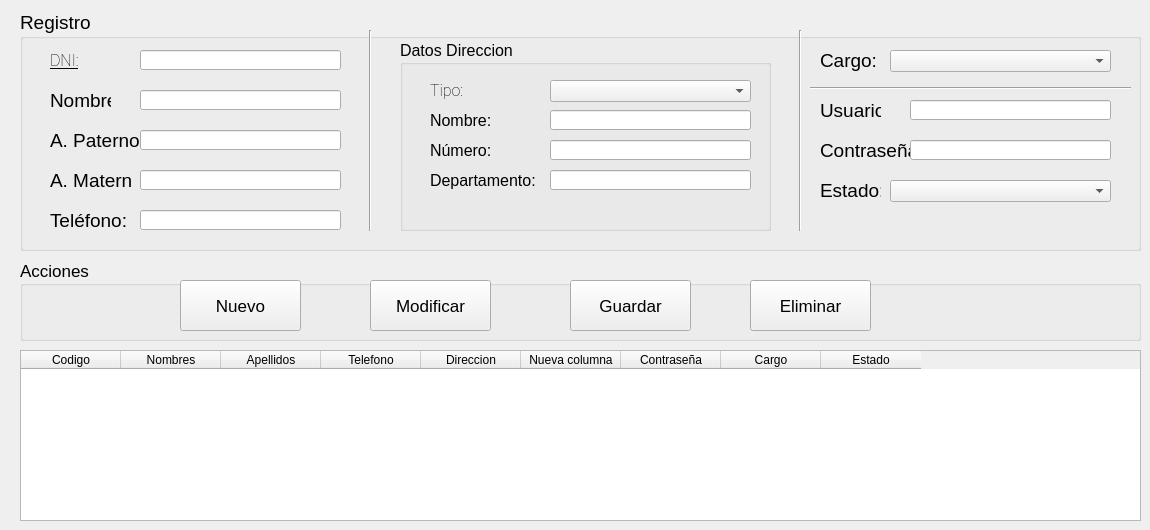
      <widget class="QWidget" name="AMT_controlUsuarios">
       <attribute name="title">
        <string>Control de Usuarios</string>
       </attribute>
       <widget class="QGroupBox" name="gb_Registro">
        <property name="geometry">
         <rect>
          <x>20</x>
          <y>10</y>
          <width>1121</width>
          <height>241</height>
         </rect>
        </property>
        <property name="font">
         <font>
          <pointsize>14</pointsize>
         </font>
        </property>
        <property name="styleSheet">
         <string notr="true"/>
        </property>
        <property name="title">
         <string>Registro</string>
        </property>
        <widget class="QLineEdit" name="gbR_entry_telefono">
         <property name="geometry">
          <rect>
           <x>120</x>
           <y>200</y>
           <width>201</width>
           <height>20</height>
          </rect>
         </property>
         <property name="text">
          <string/>
         </property>
        </widget>
        <widget class="QLineEdit" name="gbR_entry_dni">
         <property name="geometry">
          <rect>
           <x>120</x>
           <y>40</y>
           <width>201</width>
           <height>20</height>
          </rect>
         </property>
        </widget>
        <widget class="QLabel" name="gbR_lbl_Apaterno">
         <property name="geometry">
          <rect>
           <x>30</x>
           <y>120</y>
           <width>91</width>
           <height>21</height>
          </rect>
         </property>
         <property name="styleSheet">
          <string notr="true">font: 57 12pt &quot;Roboto&quot;;</string>
         </property>
         <property name="text">
          <string>A. Paterno:</string>
         </property>
        </widget>
        <widget class="QLineEdit" name="gbR_entry_Apaterno">
         <property name="geometry">
          <rect>
           <x>120</x>
           <y>120</y>
           <width>201</width>
           <height>20</height>
          </rect>
         </property>
         <property name="text">
          <string/>
         </property>
        </widget>
        <widget class="QLabel" name="gbR_lbl_dni">
         <property name="geometry">
          <rect>
           <x>30</x>
           <y>40</y>
           <width>61</width>
           <height>21</height>
          </rect>
         </property>
         <property name="font">
          <font>
           <family>Roboto</family>
           <pointsize>12</pointsize>
           <weight>7</weight>
           <italic>false</italic>
           <bold>false</bold>
           <underline>true</underline>
          </font>
         </property>
         <property name="styleSheet">
          <string notr="true">font: 57 12pt &quot;Roboto&quot;;</string>
         </property>
         <property name="text">
          <string>DNI:</string>
         </property>
        </widget>
        <widget class="QLabel" name="gbR_lbl_telefono">
         <property name="geometry">
          <rect>
           <x>30</x>
           <y>200</y>
           <width>81</width>
           <height>21</height>
          </rect>
         </property>
         <property name="styleSheet">
          <string notr="true">font: 57 12pt &quot;Roboto&quot;;</string>
         </property>
         <property name="text">
          <string>Teléfono:</string>
         </property>
        </widget>
        <widget class="QLabel" name="gbR_lbl_Amaterno">
         <property name="geometry">
          <rect>
           <x>30</x>
           <y>160</y>
           <width>81</width>
           <height>21</height>
          </rect>
         </property>
         <property name="styleSheet">
          <string notr="true">font: 57 12pt &quot;Roboto&quot;;</string>
         </property>
         <property name="text">
          <string>A. Materno:</string>
         </property>
        </widget>
        <widget class="QLabel" name="gbR_lbl_nombre_2">
         <property name="geometry">
          <rect>
           <x>30</x>
           <y>80</y>
           <width>61</width>
           <height>21</height>
          </rect>
         </property>
         <property name="styleSheet">
          <string notr="true">font: 57 12pt &quot;Roboto&quot;;</string>
         </property>
         <property name="text">
          <string>Nombre:</string>
         </property>
        </widget>
        <widget class="QGroupBox" name="gbR_direccion">
         <property name="geometry">
          <rect>
           <x>380</x>
           <y>30</y>
           <width>371</width>
           <height>191</height>
          </rect>
         </property>
         <property name="font">
          <font>
           <pointsize>12</pointsize>
          </font>
         </property>
         <property name="title">
          <string>Datos Direccion</string>
         </property>
         <widget class="QLabel" name="gbR_lbl_numero">
          <property name="geometry">
           <rect>
            <x>30</x>
            <y>100</y>
            <width>91</width>
            <height>21</height>
           </rect>
          </property>
          <property name="styleSheet">
           <string notr="true">font: 57 12pt &quot;Roboto&quot;;</string>
          </property>
          <property name="text">
           <string>Número:</string>
          </property>
         </widget>
         <widget class="QLineEdit" name="gbR_entry_nombre">
          <property name="geometry">
           <rect>
            <x>150</x>
            <y>70</y>
            <width>201</width>
            <height>20</height>
           </rect>
          </property>
          <property name="text">
           <string/>
          </property>
         </widget>
         <widget class="QLineEdit" name="gbR_entry_numero">
          <property name="geometry">
           <rect>
            <x>150</x>
            <y>100</y>
            <width>201</width>
            <height>20</height>
           </rect>
          </property>
          <property name="text">
           <string/>
          </property>
         </widget>
         <widget class="QLabel" name="gbR_lbl_nombre">
          <property name="geometry">
           <rect>
            <x>30</x>
            <y>70</y>
            <width>61</width>
            <height>21</height>
           </rect>
          </property>
          <property name="styleSheet">
           <string notr="true">font: 57 12pt &quot;Roboto&quot;;</string>
          </property>
          <property name="text">
           <string>Nombre:</string>
          </property>
         </widget>
         <widget class="QLabel" name="gbR_lbl_departamento">
          <property name="geometry">
           <rect>
            <x>30</x>
            <y>130</y>
            <width>111</width>
            <height>21</height>
           </rect>
          </property>
          <property name="styleSheet">
           <string notr="true">font: 57 12pt &quot;Roboto&quot;;</string>
          </property>
          <property name="text">
           <string>Departamento:</string>
          </property>
         </widget>
         <widget class="QLabel" name="gbR_lbl_tipo">
          <property name="geometry">
           <rect>
            <x>30</x>
            <y>40</y>
            <width>61</width>
            <height>21</height>
           </rect>
          </property>
          <property name="font">
           <font>
            <family>Roboto</family>
            <pointsize>12</pointsize>
            <weight>7</weight>
            <italic>false</italic>
            <bold>false</bold>
            <underline>false</underline>
           </font>
          </property>
          <property name="styleSheet">
           <string notr="true">font: 57 12pt &quot;Roboto&quot;;</string>
          </property>
          <property name="text">
           <string>Tipo:</string>
          </property>
         </widget>
         <widget class="QLineEdit" name="gbR_entry_department">
          <property name="geometry">
           <rect>
            <x>150</x>
            <y>130</y>
            <width>201</width>
            <height>20</height>
           </rect>
          </property>
          <property name="text">
           <string/>
          </property>
         </widget>
         <widget class="QComboBox" name="gbR_cb_tipo">
          <property name="geometry">
           <rect>
            <x>150</x>
            <y>40</y>
            <width>201</width>
            <height>22</height>
           </rect>
          </property>
         </widget>
        </widget>
        <widget class="QLineEdit" name="gbR_entry_Amaterno">
         <property name="geometry">
          <rect>
           <x>120</x>
           <y>160</y>
           <width>201</width>
           <height>20</height>
          </rect>
         </property>
         <property name="text">
          <string/>
         </property>
        </widget>
        <widget class="QLineEdit" name="gbR_entry_nombre_2">
         <property name="geometry">
          <rect>
           <x>120</x>
           <y>80</y>
           <width>201</width>
           <height>20</height>
          </rect>
         </property>
         <property name="text">
          <string/>
         </property>
        </widget>
        <widget class="Line" name="gbR_separador_1">
         <property name="geometry">
          <rect>
           <x>340</x>
           <y>20</y>
           <width>20</width>
           <height>201</height>
          </rect>
         </property>
         <property name="orientation">
          <enum>Qt::Vertical</enum>
         </property>
        </widget>
        <widget class="Line" name="gbR_separador_2">
         <property name="geometry">
          <rect>
           <x>770</x>
           <y>20</y>
           <width>20</width>
           <height>201</height>
          </rect>
         </property>
         <property name="orientation">
          <enum>Qt::Vertical</enum>
         </property>
        </widget>
        <widget class="QLabel" name="gbR_lbl_cargo">
         <property name="geometry">
          <rect>
           <x>800</x>
           <y>40</y>
           <width>61</width>
           <height>21</height>
          </rect>
         </property>
         <property name="styleSheet">
          <string notr="true">font: 57 12pt &quot;Roboto&quot;;</string>
         </property>
         <property name="text">
          <string>Cargo:</string>
         </property>
        </widget>
        <widget class="QComboBox" name="gbR_cb_cargo">
         <property name="geometry">
          <rect>
           <x>870</x>
           <y>40</y>
           <width>221</width>
           <height>22</height>
          </rect>
         </property>
        </widget>
        <widget class="QLabel" name="gbR_lbl_contrasena">
         <property name="geometry">
          <rect>
           <x>800</x>
           <y>130</y>
           <width>91</width>
           <height>21</height>
          </rect>
         </property>
         <property name="styleSheet">
          <string notr="true">font: 57 12pt &quot;Roboto&quot;;</string>
         </property>
         <property name="text">
          <string>Contraseña:</string>
         </property>
        </widget>
        <widget class="QLineEdit" name="gbR_entry_contrasena">
         <property name="geometry">
          <rect>
           <x>890</x>
           <y>130</y>
           <width>201</width>
           <height>20</height>
          </rect>
         </property>
         <property name="text">
          <string/>
         </property>
        </widget>
        <widget class="QLabel" name="gbR_lbl_usuario">
         <property name="geometry">
          <rect>
           <x>800</x>
           <y>90</y>
           <width>61</width>
           <height>21</height>
          </rect>
         </property>
         <property name="styleSheet">
          <string notr="true">font: 57 12pt &quot;Roboto&quot;;</string>
         </property>
         <property name="text">
          <string>Usuario:</string>
         </property>
        </widget>
        <widget class="QLineEdit" name="gbR_entry_usuario">
         <property name="geometry">
          <rect>
           <x>890</x>
           <y>90</y>
           <width>201</width>
           <height>20</height>
          </rect>
         </property>
         <property name="text">
          <string/>
         </property>
        </widget>
        <widget class="Line" name="gbR_separador_3">
         <property name="geometry">
          <rect>
           <x>790</x>
           <y>70</y>
           <width>321</width>
           <height>16</height>
          </rect>
         </property>
         <property name="orientation">
          <enum>Qt::Horizontal</enum>
         </property>
        </widget>
        <widget class="QLabel" name="gbR_lbl_estado">
         <property name="geometry">
          <rect>
           <x>800</x>
           <y>170</y>
           <width>61</width>
           <height>21</height>
          </rect>
         </property>
         <property name="styleSheet">
          <string notr="true">font: 57 12pt &quot;Roboto&quot;;</string>
         </property>
         <property name="text">
          <string>Estado:</string>
         </property>
        </widget>
        <widget class="QComboBox" name="gbR_cb_estado">
         <property name="geometry">
          <rect>
           <x>870</x>
           <y>170</y>
           <width>221</width>
           <height>22</height>
          </rect>
         </property>
        </widget>
       </widget>
       <widget class="QGroupBox" name="gb_Acciones">
        <property name="geometry">
         <rect>
          <x>20</x>
          <y>260</y>
          <width>1121</width>
          <height>81</height>
         </rect>
        </property>
        <property name="font">
         <font>
          <pointsize>13</pointsize>
         </font>
        </property>
        <property name="title">
         <string>Acciones</string>
        </property>
        <widget class="QPushButton" name="gbA_btn_nuevo">
         <property name="geometry">
          <rect>
           <x>160</x>
           <y>20</y>
           <width>121</width>
           <height>51</height>
          </rect>
         </property>
         <property name="font">
          <font>
           <pointsize>13</pointsize>
          </font>
         </property>
         <property name="styleSheet">
          <string notr="true"/>
         </property>
         <property name="text">
          <string>Nuevo</string>
         </property>
         <property name="icon">
          <iconset resource="../../Imagenes/imagenes_proyecto.qrc">
           <normaloff>:/iconos/add.png</normaloff>:/iconos/add.png</iconset>
         </property>
         <property name="iconSize">
          <size>
           <width>50</width>
           <height>50</height>
          </size>
         </property>
        </widget>
        <widget class="QPushButton" name="gbA_btn_modificar">
         <property name="geometry">
          <rect>
           <x>350</x>
           <y>20</y>
           <width>121</width>
           <height>51</height>
          </rect>
         </property>
         <property name="font">
          <font>
           <pointsize>13</pointsize>
          </font>
         </property>
         <property name="styleSheet">
          <string notr="true"/>
         </property>
         <property name="text">
          <string>Modificar</string>
         </property>
         <property name="icon">
          <iconset resource="../../Imagenes/imagenes_proyecto.qrc">
           <normaloff>:/iconos/update.png</normaloff>:/iconos/update.png</iconset>
         </property>
         <property name="iconSize">
          <size>
           <width>50</width>
           <height>50</height>
          </size>
         </property>
        </widget>
        <widget class="QPushButton" name="gbA_btn_guardar">
         <property name="geometry">
          <rect>
           <x>550</x>
           <y>20</y>
           <width>121</width>
           <height>51</height>
          </rect>
         </property>
         <property name="font">
          <font>
           <pointsize>13</pointsize>
          </font>
         </property>
         <property name="styleSheet">
          <string notr="true"/>
         </property>
         <property name="text">
          <string>Guardar</string>
         </property>
         <property name="icon">
          <iconset resource="../../Imagenes/imagenes_proyecto.qrc">
           <normaloff>:/iconos/save.png</normaloff>:/iconos/save.png</iconset>
         </property>
         <property name="iconSize">
          <size>
           <width>50</width>
           <height>50</height>
          </size>
         </property>
        </widget>
        <widget class="QPushButton" name="gbA_btn_eliminar">
         <property name="geometry">
          <rect>
           <x>730</x>
           <y>20</y>
           <width>121</width>
           <height>51</height>
          </rect>
         </property>
         <property name="font">
          <font>
           <pointsize>13</pointsize>
          </font>
         </property>
         <property name="styleSheet">
          <string notr="true"/>
         </property>
         <property name="text">
          <string>Eliminar</string>
         </property>
         <property name="icon">
          <iconset resource="../../Imagenes/imagenes_proyecto.qrc">
           <normaloff>:/iconos/deleteV2.png</normaloff>:/iconos/deleteV2.png</iconset>
         </property>
         <property name="iconSize">
          <size>
           <width>50</width>
           <height>50</height>
          </size>
         </property>
        </widget>
       </widget>
       <widget class="QTableWidget" name="gbR_tw_empleados">
        <property name="geometry">
         <rect>
          <x>20</x>
          <y>350</y>
          <width>1121</width>
          <height>171</height>
         </rect>
        </property>
        <column>
         <property name="text">
          <string>Codigo</string>
         </property>
        </column>
        <column>
         <property name="text">
          <string>Nombres</string>
         </property>
        </column>
        <column>
         <property name="text">
          <string>Apellidos</string>
         </property>
        </column>
        <column>
         <property name="text">
          <string>Telefono</string>
         </property>
        </column>
        <column>
         <property name="text">
          <string>Direccion</string>
         </property>
        </column>
        <column>
         <property name="text">
          <string>Nueva columna</string>
         </property>
        </column>
        <column>
         <property name="text">
          <string>Contraseña</string>
         </property>
        </column>
        <column>
         <property name="text">
          <string>Cargo</string>
         </property>
        </column>
        <column>
         <property name="text">
          <string>Estado</string>
         </property>
        </column>
       </widget>
      </widget>
